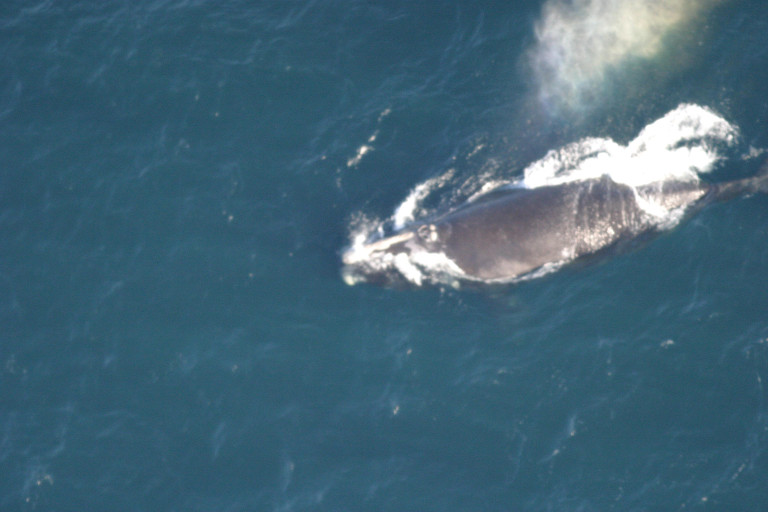
#> input picture samples/sample4.jpg, 768 x 512 px
$ python whaledetector2.py   (Python 2 division)   (older library calls are emulated)
#> lines starting #> are read from the running program, lines starting #| are printed output that depends on the picture; after the words box and inside, x2 and y2 are one past the last pixel; in counts of white or black regions, pixels touching at a corner belong together
# -*- coding: utf-8 -*-
"""
Created on Sat Nov 14 14:29:09 2015

@author: Usuario
"""
import matplotlib
from matplotlib.image import imread
from matplotlib.pyplot import imshow, scatter, plot, colorbar
from skimage.color import rgb2hsv, rgb2lab
from skimage.filters import rank
from skimage.filters import sobel
from skimage.feature import canny
from skimage.filters import threshold_otsu, threshold_adaptive, gaussian_filter
from scipy.signal import convolve2d
import numpy as np
import operator
from skimage.morphology import binary_opening, binary_closing, disk
from skimage.morphology import skeletonize, binary_erosion, dilation, reconstruction
from scipy import ndimage as ndi
from scipy import fftpack
from skimage.feature import local_binary_pattern
from skimage.feature import greycomatrix, greycoprops
from skimage.transform import rotate
from skimage import exposure
from itertools import permutations
from skimage.measure import moments_hu
from skimage.feature import match_template
from pylab import figure, title
import cv2
from skimage import transform as tf
import matplotlib.pyplot as plt

matplotlib.rcParams['figure.facecolor'] = '1.0'

file = '../samples/sample4.jpg'


#################################################################
def show(img, cmap='gray'):
    figure(figsize=(7.5,5))
    imshow(img, cmap=cmap)
    colorbar();


def angle_between(p1, p2):
    angle = np.arctan(float(p1[0]-p2[0])/float(p1[1]-p2[1]))
    return np.rad2deg(angle % (2 * np.pi))


# [11 lines left out: function rotate_coord, not called in this run]


def find_endpoints(img):
    # Find row and column locations that are non-zero
    (rows,cols) = np.nonzero(img)
    # Initialize empty list of co-ordinates
    skel_coords = []
    # For each non-zero pixel...
    for (r,c) in zip(rows,cols):
        # Extract an 8-connected neighbourhood
        (col_neigh,row_neigh) = np.meshgrid(np.array([c-1,c,c+1]), np.array([r-1,r,r+1]))
        # Cast to int to index into image
        col_neigh = col_neigh.astype('int')
        row_neigh = row_neigh.astype('int')
        # Convert into a single 1D array and check for non-zero locations
        pix_neighbourhood = img[row_neigh,col_neigh].ravel() != 0
        # If the number of non-zero locations equals 2, add this to
        # our list of co-ordinates
        if np.sum(pix_neighbourhood) == 2:
            skel_coords.append((r,c))
    furthest_dist = 0
    furthest_points = []
    for points in permutations(skel_coords, 2):
        p1 = np.array(points[0])
        p2 = np.array(points[1])
        distance = np.linalg.norm(p2-p1)
        if distance > furthest_dist:
            furthest_points = [p1,p2]
            furthest_dist = distance
    return np.array(furthest_points)


# [5 lines left out: function kullback_leibler_divergence, not called in this run]


def estimate_noise(I, mode='sobel'):
    (h,w) = I.shape
    if mode == 'sobel':
        figure()
        show(sobel(I), cmap='gray')
        sigma = np.sum(sobel(I))/float(h*w)
        print sigma
    elif mode == 'fft':
        F1 = fftpack.fft2(I)
        F2 = fftpack.fftshift(F1)
        psd2D = np.abs( F2 )**2
        logimg = np.log(psd2D)
        figure()
        imshow(logimg, cmap='inferno')
        sigma = np.std(logimg[h/2-20:h/2+20, w/2-20:w/2+20])
    return sigma

def denoise(img, mode=rank.median):
    (h,w) = img_r.shape
    blur_shape = (int(h/20.), int((h/20.)))
    output = mode(img, np.ones(blur_shape))
    return output


def fit(img_bw, mode='poly', order=3):
    if mode == 'skeletonize':
        img_fit = skeletonize(img_bw)
    elif mode == 'poly':
        (m,n) = img_bw.shape
        (y,x) = np.nonzero(img_bw)
        table = np.hstack((x.reshape(-1,1),y.reshape(-1,1)))
        table = table[np.argsort(table[:,0])]
        x = table[:,0]
        y = table[:,1]
        coeffs = np.polyfit(x,y,3)
        yp = np.polyval(list(coeffs),x).astype('int')
        img_fit = np.zeros((m,n))
        img_fit[yp,x] = 1
    return img_fit


def imhist(img, range=None):
    plt.hist(img.flatten(),256, color = 'black', range=(0,1), normed=True)


img_rgb = imread(file)
#> img_rgb is the input picture: shape (512, 768, 3); mean R, G, B 67.3, 101.7, 119.3
#############################################################
# EQUALIZING EXPOSURE
#############################################################
#img_rgb = simplest_cb(img_rgb, 0.001)#exposure.equalize_adapthist(img_rgb)


#############################################################
# DEFINING CHANNELS
#############################################################


#img_rgb = simplest_cb(img_rgb, 0.05)
img_hsv = rgb2hsv(img_rgb)
#> img_hsv: shape (512, 768, 3) float64; mean of channels 0, 1, 2 0.542, 0.476, 0.47
img_r = img_rgb[:,:,0]
img_g = img_rgb[:,:,1]
img_b = img_rgb[:,:,2]
img_v = img_hsv[:,:,2]
img_s = img_hsv[:,:,1]
img_h = img_hsv[:,:,0]
img_h[img_h < 0.4] = 1
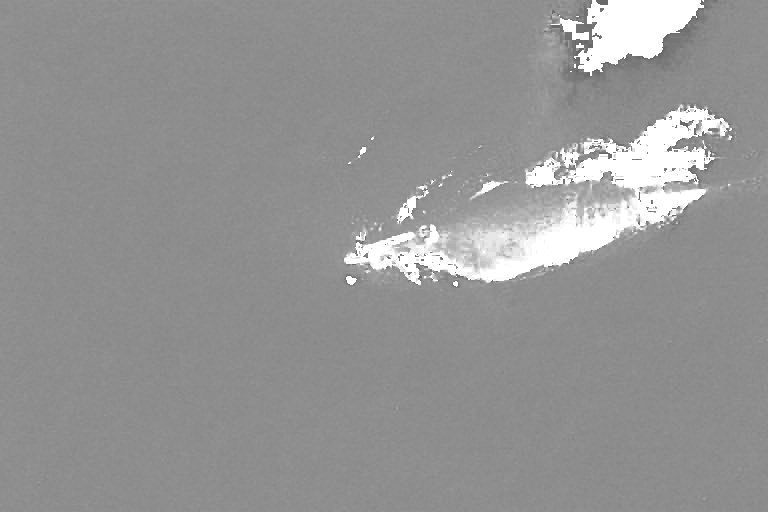
#> img_h: shape (512, 768) float64; min 0.4, max 1, mean 0.586
img_lab = rgb2lab(img_rgb)
#> img_lab: shape (512, 768, 3) float64; mean of channels 0, 1, 2 41, -6.7, -13.8
img_a = img_lab[:,:,1]
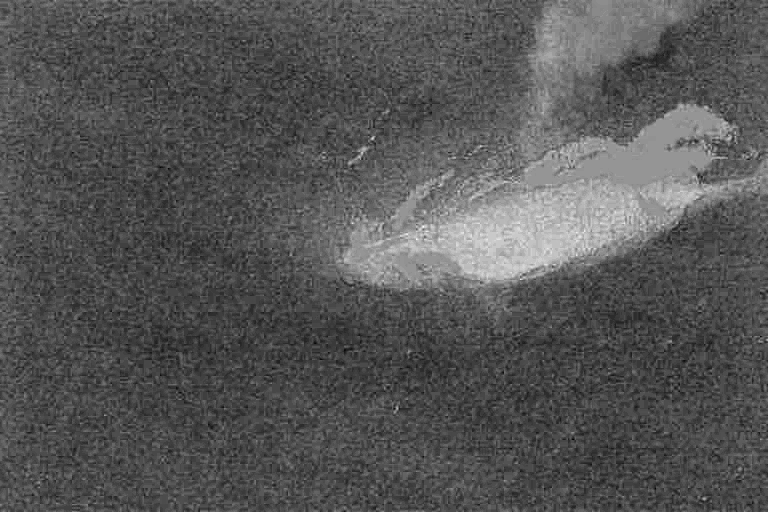
#> img_a: shape (512, 768) float64; min -15.71, max 11.06, mean -6.67; drawn with min black and max white

figure()
imshow(img_rgb)


figure()
imshow(img_s, cmap='gray')


figure()
imshow(img_h, cmap='gray')


h,w = img_r.shape
#############################################################
# Which channel is the smoothest?
#############################################################

candidates = [img_h, img_s, img_r]
noises = []
for idx, channel in enumerate(candidates):
    noise_value = estimate_noise(channel, mode='sobel')
    noises.append((idx, noise_value))
#> this loop made 3 passes
#> (sigma in estimate_noise, noise_value) on passes 1 to 3: (0.0128, 0.0128), (0.0227, 0.0227), (0.017, 0.017)
#> (printed output is left out)
#> after the loop, noises = [(0, 0.0128), (1, 0.0227), (2, 0.017)]
img_ref = candidates[min(noises, key=operator.itemgetter(1))[0]]
#img_ref = img_h

figure()
imshow(img_ref, cmap='gray')

#############################################################
# Remove noise
#############################################################
if min(noises, key=operator.itemgetter(1))[0] == 2:
    img_smoothed = rank.median(img_ref, disk(8))
    segmented = canny(img_smoothed, sigma=0.8)
else:
    img_smoothed = denoise(img_ref, mode=rank.median)
    segmented = rank.gradient(img_smoothed, disk(h*w/55756))

figure()
imshow(img_smoothed, cmap='gray')


figure()
imshow(segmented, cmap='gray')


#############################################################
# THRESHOLDING
#############################################################
threshold = threshold_otsu(segmented)
#> threshold = 48
binary = segmented > threshold
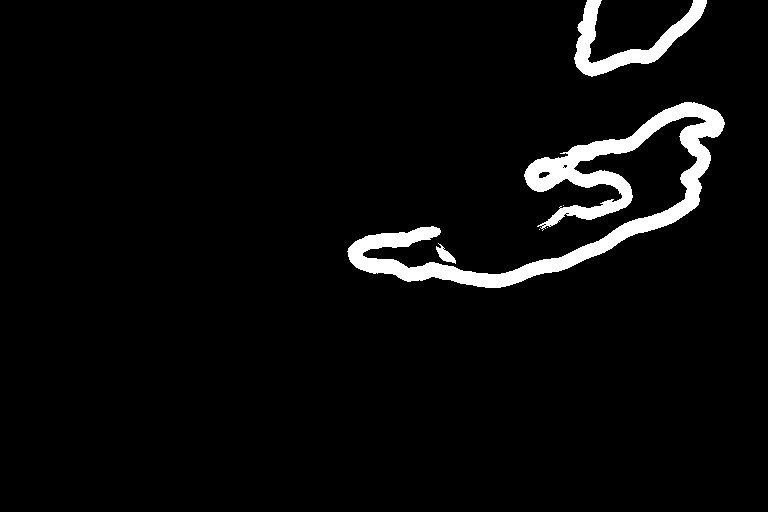
#> binary: shape (512, 768) bool; 4.2% white; 6 white regions (3 under 20 px), largest, box (x1, y1, x2, y2) and area: (347, 102, 725, 288) 13403, (574, 0, 707, 77) 2939, (436, 243, 456, 264) 181

figure()
imshow(binary, cmap='gray')


#############################################################
#Closing
###################
closed = binary_closing(binary, disk(20))
#> closed: shape (512, 768) bool; 6.2% white; 2 white regions, box (x1, y1, x2, y2) and area: (347, 102, 725, 288) 20993, (574, 0, 707, 77) 3350

figure()
imshow(closed, cmap='gray')

#############################################################
# SMALLER BLOBS REMOVAL
#############################################################
label_objects, nb_labels = ndi.label(closed)
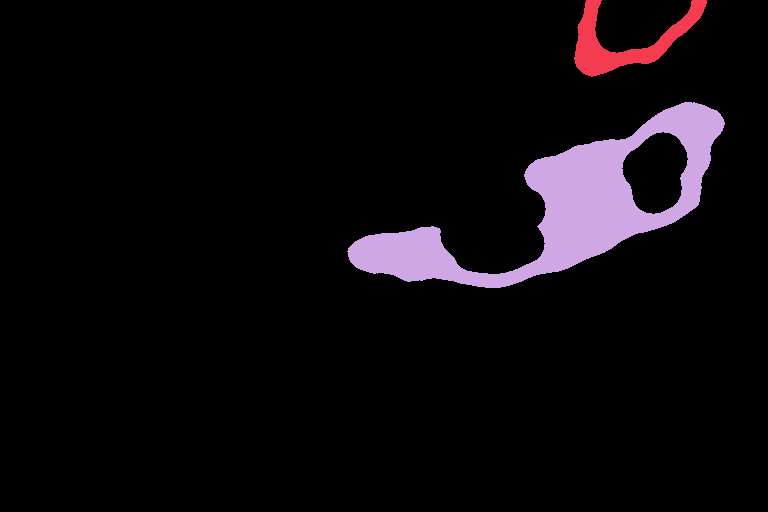
#> label_objects: shape (512, 768) int32; 3 distinct labels, from 0 to 2; one colour per label, 0 black
#> nb_labels = 2
sizes = np.bincount(label_objects.ravel())
#> sizes = [368873, 3350, 20993]
mask_sizes = sizes == np.sort(sizes)[-2]
#> mask_sizes = [False, False, True]
img_cleaned = mask_sizes[label_objects]
#> img_cleaned: shape (512, 768) bool; 5.3% white; 1 white region, box (x1, y1, x2, y2) and area: (347, 102, 725, 288) 20993

figure()
imshow(img_cleaned, cmap='gray')
title('img_cleaned')
############################################################
# FILLING HOLES AND CLOSING GAPS
############################################################
img_closedgaps = dilation(img_cleaned, disk(30))
#> img_closedgaps: shape (512, 768) bool; 14.8% white; 1 white region, box (x1, y1, x2, y2) and area: (317, 72, 755, 318) 58255

figure()
imshow(img_closedgaps, cmap='gray')
title('img_closedgaps')


img_fill = ndi.binary_fill_holes(img_closedgaps)

figure()
imshow(img_fill, cmap='gray')
title('img_fill')


############################################################
# FITTING
############################################################
skeleton = fit(img_fill, mode='skeletonize')


figure()
imshow(skeleton, cmap='gray')


############################################################
# FINDING ENDPOINTS TO THE FIT
############################################################

#(i_idx,j_idx) = np.nonzero(skeleton)
#p1 = np.nonzero(skeleton[:,j_idx.min()])[0][0], j_idx.min()
#p2 = np.nonzero(skeleton[:,j_idx.max()])[0][0], j_idx.max()
#p1 = np.array(p1)
#p2 = np.array(p2)
#endpoints = np.array([p1,p2])
endpoints = find_endpoints(skeleton)
#> in find_endpoints, `(rows,cols) = np.nonzero(img)`: rows = 359 values from 132 to 278; cols = 359 values, max 690 at index 0, min 374 at index 176, mean 538.1
#> the loop in find_endpoints, `for (r,c) in zip(rows,cols):` made 359 passes
#> (r, c, col_neigh, row_neigh, pix_neighbourhood) on passes 2 to 3: (133, 689, [[688, 689, 690], [688, 689, 690], [688, 689, 690]], [[132, 132, 132], [133, 133, 133], [134, 134, 134]], [False, False, True, False, True, False, True, False, False]), (134, 688, [[687, 688, 689], [687, 688, 689], [687, 688, 689]], [[133, 133, 133], [134, 134, 134], [135, 135, 135]], [False, False, True, False, True, False, True, False, False])
#> after the loop in find_endpoints, `for (r,c) in zip(rows,cols):`: skel_coords = [(132, 690), (253, 374)]
#> the loop in find_endpoints, `for points in permutations(skel_coords, 2):` made 2 passes
#> (distance, furthest_points, furthest_dist) on pass 1: (338.4, [[132, 690], [253, 374]], 338.4)
#> after the loop in find_endpoints, `for points in permutations(skel_coords, 2):`: furthest_dist = 338.4
#> endpoints = [[132, 690], [253, 374]]

figure()
imshow(img_rgb)
scatter(endpoints[:,1], endpoints[:,0], color='red')


############################################################
# ROTATION
############################################################
angle = angle_between(endpoints[0], endpoints[1])
#> in angle_between, `angle = np.arctan(float(p1[0]-p2[0])/float(p1[1]-p2[1]))`: angle = -0.366
#> angle = 339


############################################################
# DETERMINING QUADRANTES
############################################################
d = w/10
regions = []
evaluation_img = binary_erosion(img_fill, disk(15))
#> evaluation_img: shape (512, 768) bool; 10.4% white; 1 white region, box (x1, y1, x2, y2) and area: (332, 87, 740, 303) 41066

for point_num, p in enumerate(endpoints):
    (i,j) = p
    interest = np.nonzero(img_fill)
    imin, imax = interest[0].min(), interest[0].max()
    jmin, jmax = interest[1].min(), interest[1].max()
    area = evaluation_img[max(i-d,imin):min(i+d,imax), max(j-d,jmin):min(j+d,jmax)]
    area_color = img_r[max(i-d,imin):min(i+d,imax), max(j-d,jmin):min(j+d,jmax)]
    (m,n) = area.shape
# [7 lines of commented-out code are left out]
    lbp = local_binary_pattern(area, 6, 18, 'uniform')
    n_bins = lbp.max() + 1
#> (the run stopped early here; a loop or call above may not have finished)

$ run again, with samples/sample1.jpg copied over samples/sample4.jpg
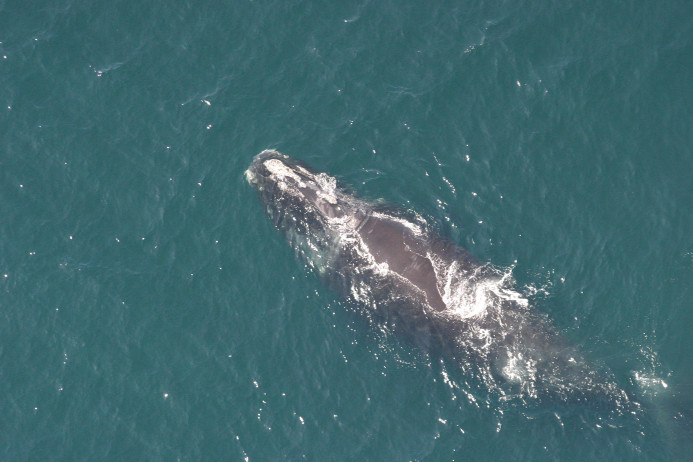
#> input picture samples/sample1.jpg, 693 x 462 px
#> img_rgb is the input picture: shape (462, 693, 3); mean R, G, B 66.3, 105.3, 111.1
#> img_hsv: shape (462, 693, 3) float64; mean of channels 0, 1, 2 0.526, 0.422, 0.437
#> img_lab: shape (462, 693, 3) float64; mean of channels 0, 1, 2 41.9, -11.8, -7.5
#> the loop `for idx, channel in enumerate(candidates):` made 3 passes
#> (sigma in estimate_noise, noise_value) on passes 1 to 3: (0.0116, 0.0116), (0.0276, 0.0276), (0.0256, 0.0256)
#> (printed output is left out)
#> after the loop `for idx, channel in enumerate(candidates):`: noises = [(0, 0.0116), (1, 0.0276), (2, 0.0256)]
#> threshold = 30
#> `binary = segmented > threshold`:
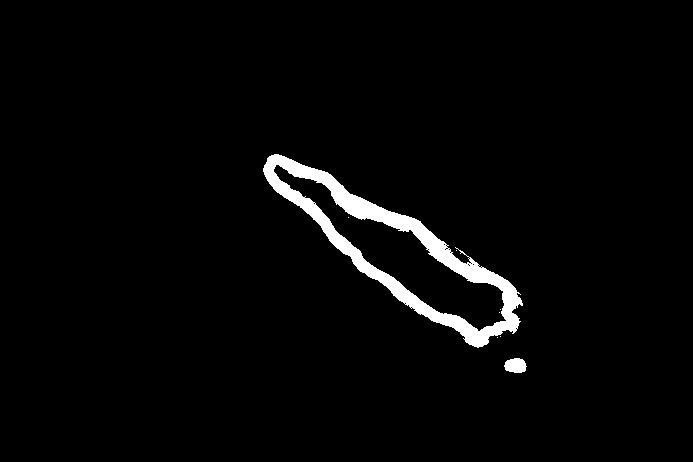
#> binary: shape (462, 693) bool; 2.7% white; 8 white regions (6 under 20 px), largest, box (x1, y1, x2, y2) and area: (263, 154, 523, 348) 8484, (504, 358, 527, 373) 269
#> closed: shape (462, 693) bool; 3.7% white; 1 white region, box (x1, y1, x2, y2) and area: (263, 154, 527, 373) 11985
#> nb_labels = 1
#> sizes = [308181, 11985]
#> mask_sizes = [False, True]
#> img_closedgaps: shape (462, 693) bool; 13.5% white; 1 white region, box (x1, y1, x2, y2) and area: (233, 124, 557, 403) 43142
#> img_fit: shape (462, 693) bool; 0.08% white in thin lines or dots, all inside (x1, y1, x2, y2) = (281, 171, 517, 364)
#> rows = 260 values from 171 to 363; cols = 260 values from 281 to 516
#> the loop in find_endpoints, `for (r,c) in zip(rows,cols):` made 260 passes
#> (r, col_neigh, row_neigh, pix_neighbourhood) on passes 2 to 3: (171, [[281, 282, 283], [281, 282, 283], [281, 282, 283]], [[170, 170, 170], [171, 171, 171], [172, 172, 172]], [False, False, False, True, True, False, False, False, True]), (172, [[282, 283, 284], [282, 283, 284], [282, 283, 284]], [[171, 171, 171], [172, 172, 172], [173, 173, 173]], [True, False, False, False, True, False, False, False, True])
#> after the loop in find_endpoints, `for (r,c) in zip(rows,cols):`: skel_coords = [(171, 281), (363, 516)]
#> the loop in find_endpoints, `for points in permutations(skel_coords, 2):` made 2 passes
#> (distance, furthest_points, furthest_dist) on pass 1: (303.5, [[171, 281], [363, 516]], 303.5)
#> after the loop in find_endpoints, `for points in permutations(skel_coords, 2):`: furthest_dist = 303.5
#> endpoints = [[171, 281], [363, 516]]
#> in angle_between, `angle = np.arctan(float(p1[0]-p2[0])/float(p1[1]-p2[1]))`: angle = 0.685
#> `angle = angle_between(endpoints[0], endpoints[1])`: angle = 39.25
#> evaluation_img: shape (462, 693) bool; 9.4% white; 1 white region, box (x1, y1, x2, y2) and area: (248, 139, 542, 388) 30112
